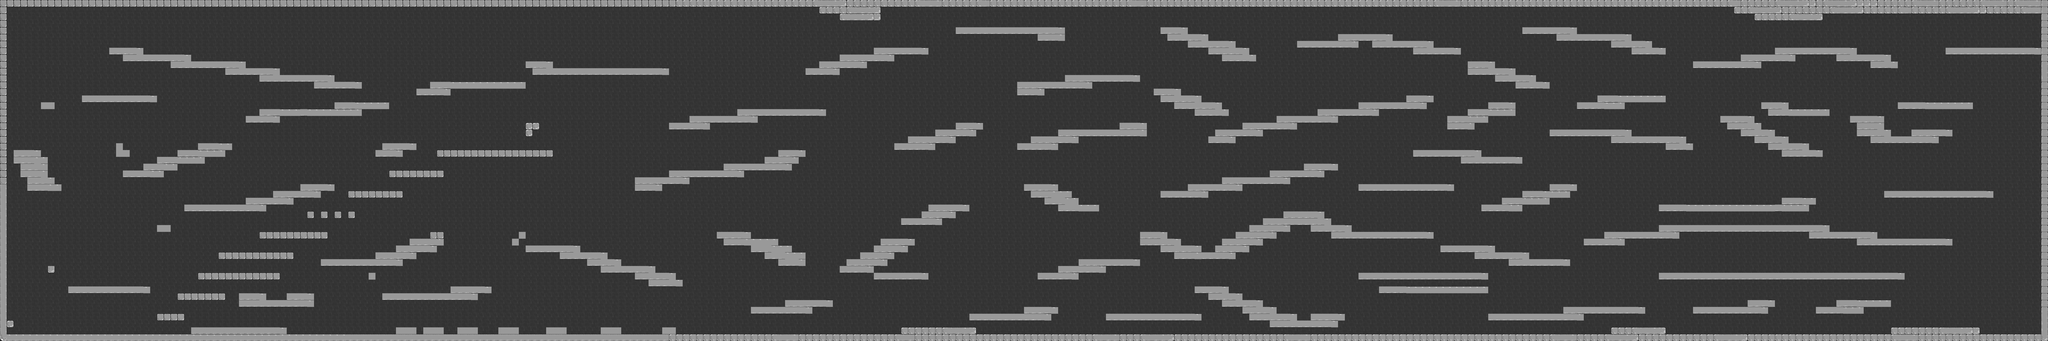

A 2D game scene composited from a Tiled map and its tileset images. What follows is a short description and the map's XML, with each tile layer's data collapsed to a summary:
An orthogonal 300x50 tile map with 32x32 px tiles, 2 tile layers (BG, solid), 7 tilesets and 64 objects (37x solaris, 24x monstru, 2x end, player).

<map version="1.0" orientation="orthogonal" width="300" height="50" tilewidth="32" tileheight="32" backgroundcolor="#b8b8b8">
 <properties>
  <property name="gravity" value="1" />
  <property name="speed" value="3" />
 </properties>
 <tileset firstgid="1" name="stone" tilewidth="32" tileheight="32">
  <properties>
   <property name="solid" value="" />
  </properties>
  <image source="stone.png" width="192" height="160" />
 </tileset>
 <tileset firstgid="31" name="pipe" tilewidth="32" tileheight="32">
  <properties>
   <property name="spike" value="" />
  </properties>
  <image source="pipe.png" width="128" height="128" />
 </tileset>
 <tileset firstgid="47" name="stone_darker" tilewidth="32" tileheight="32">
  <properties>
   <property name="solid" value="" />
  </properties>
  <image source="stone_darker.png" width="192" height="160" />
 </tileset>
 <tileset firstgid="77" name="decorations" tilewidth="32" tileheight="32">
  <properties>
   <property name="solid" value="" />
  </properties>
  <image source="decorations.png" width="256" height="256" />
 </tileset>
 <tileset firstgid="141" name="small_dark_tile" tilewidth="32" tileheight="32">
  <image source="small_dark_tile.png" width="64" height="64" />
 </tileset>
 <tileset firstgid="145" name="stone darker" tilewidth="32" tileheight="32">
  <image source="stone_darker.png" width="192" height="160" />
 </tileset>
 <tileset firstgid="175" name="stone textured" tilewidth="32" tileheight="32">
  <image source="stone_textured.png" width="192" height="160" />
 </tileset>
 <layer name="BG" width="300" height="50">
  <data>[15000 cells, 15000 non-empty, 6 distinct tile ids]</data>
 </layer>
 <layer name="solid" width="300" height="50">
  <data>[15000 cells, 2525 non-empty, 18 distinct tile ids]</data>
 </layer>
 <objectgroup color="#c80003" name="entitati" width="300" height="50">
  <object name="solaris" x="216" y="1148" width="76" height="60" />
  <object name="monstru" x="505" y="1443" width="160" height="35" />
  <object name="solaris" x="2133" y="1439" width="73" height="83" />
  <object name="monstru" x="1261" y="1006" width="140" height="38" />
  <object name="monstru" x="1760" y="1459" width="120" height="24" />
  <object name="monstru" x="2130" y="608" width="208" height="27" />
  <object name="player" x="81" y="1460" width="66" height="70" />
  <object name="solaris" x="2361" y="1411" width="73" height="83" />
  <object name="monstru" x="476" y="1224" width="223" height="51" />
  <object name="monstru" x="1628" y="787" width="141" height="26" />
  <object name="monstru" x="1408" y="1453" width="187" height="42" />
  <object name="solaris" x="744" y="972" width="76" height="60" />
  <object name="solaris" x="550" y="556" width="76" height="60" />
  <object name="solaris" x="200" y="376" width="76" height="60" />
  <object name="solaris" x="1710" y="1198" width="76" height="60" />
  <object name="solaris" x="2024" y="1002" width="76" height="60" />
  <object name="solaris" x="2408" y="990" width="76" height="60" />
  <object name="solaris" x="2468" y="494" width="76" height="60" />
  <object name="solaris" x="3629" y="1005" width="76" height="60" />
  <object name="solaris" x="3447" y="615" width="76" height="60" />
  <object name="monstru" x="5425" y="669" width="57" height="52" />
  <object name="solaris" x="5265" y="461" width="76" height="60" />
  <object name="solaris" x="4909" y="1035" width="76" height="60" />
  <object name="solaris" x="3085" y="409" width="76" height="60" />
  <object name="solaris" x="5018" y="1472" width="73" height="83" />
  <object name="solaris" x="5293" y="1023" width="76" height="60" />
  <object name="solaris" x="4595" y="1231" width="76" height="60" />
  <object name="monstru" x="4114" y="982" width="65" height="74" />
  <object name="solaris" x="5279" y="1369" width="73" height="83" />
  <object name="monstru" x="4673" y="1044" width="181" height="63" />
  <object name="solaris" x="3101" y="1181" width="76" height="60" />
  <object name="monstru" x="3534" y="1529" width="54" height="51" />
  <object name="monstru" x="4656" y="1515" width="226" height="15" />
  <object name="monstru" x="4279" y="1445" width="192" height="31" />
  <object name="monstru" x="3361" y="1257" width="57" height="52" />
  <object name="monstru" x="6316" y="1499" width="303" height="27" />
  <object name="solaris" x="6411" y="975" width="76" height="60" />
  <object name="monstru" x="7499" y="370" width="152" height="39" />
  <object name="monstru" x="5841" y="1273" width="479" height="60" />
  <object name="solaris" x="8138" y="136" width="76" height="60" />
  <object name="solaris" x="8061" y="1338" width="73" height="83" />
  <object name="solaris" x="7216" y="1108" width="76" height="60" />
  <object name="monstru" x="7009" y="1325" width="699" height="44" />
  <object name="solaris" x="7617" y="947" width="76" height="60" />
  <object name="solaris" x="6423" y="80" width="76" height="60" />
  <object name="solaris" x="5867" y="379" width="76" height="60" />
  <object name="monstru" x="7428" y="1485" width="375" height="24" />
  <object name="monstru" x="6961" y="669" width="164" height="47" />
  <object name="solaris" x="7800" y="1442" width="73" height="83" />
  <object name="solaris" x="5883" y="1151" width="76" height="60" />
  <object name="solaris" x="8075" y="993" width="76" height="60" />
  <object name="monstru" x="7138" y="46" width="580" height="37" />
  <object name="monstru" x="8442" y="418" width="164" height="44" />
  <object name="solaris" x="8871" y="987" width="76" height="60" />
  <object name="solaris" x="9148" y="123" width="76" height="60" />
  <object name="monstru" x="8957" y="1425" width="57" height="52" />
  <object name="solaris" x="8227" y="1159" width="73" height="83" />
  <object name="solaris" x="9435" y="811" width="76" height="60" />
  <object name="solaris" x="8359" y="339" width="76" height="60" />
  <object name="monstru" x="9294" y="1436" width="236" height="75" />
  <object name="solaris" x="8221" y="830" width="76" height="60" />
  <object name="end" x="9468" y="1168" width="102" height="400" />
  <object name="end" x="9426" y="93" width="126" height="118" />
  <object name="solaris" x="9369" y="1315" width="73" height="83" />
 </objectgroup>
</map>
